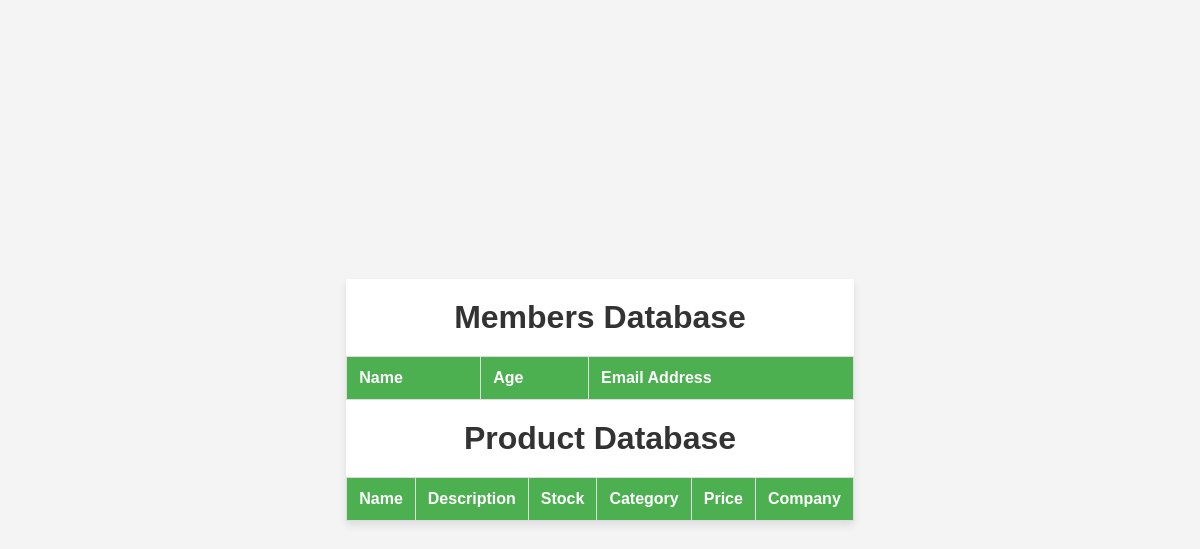
The app's page /playground/home/, older data.
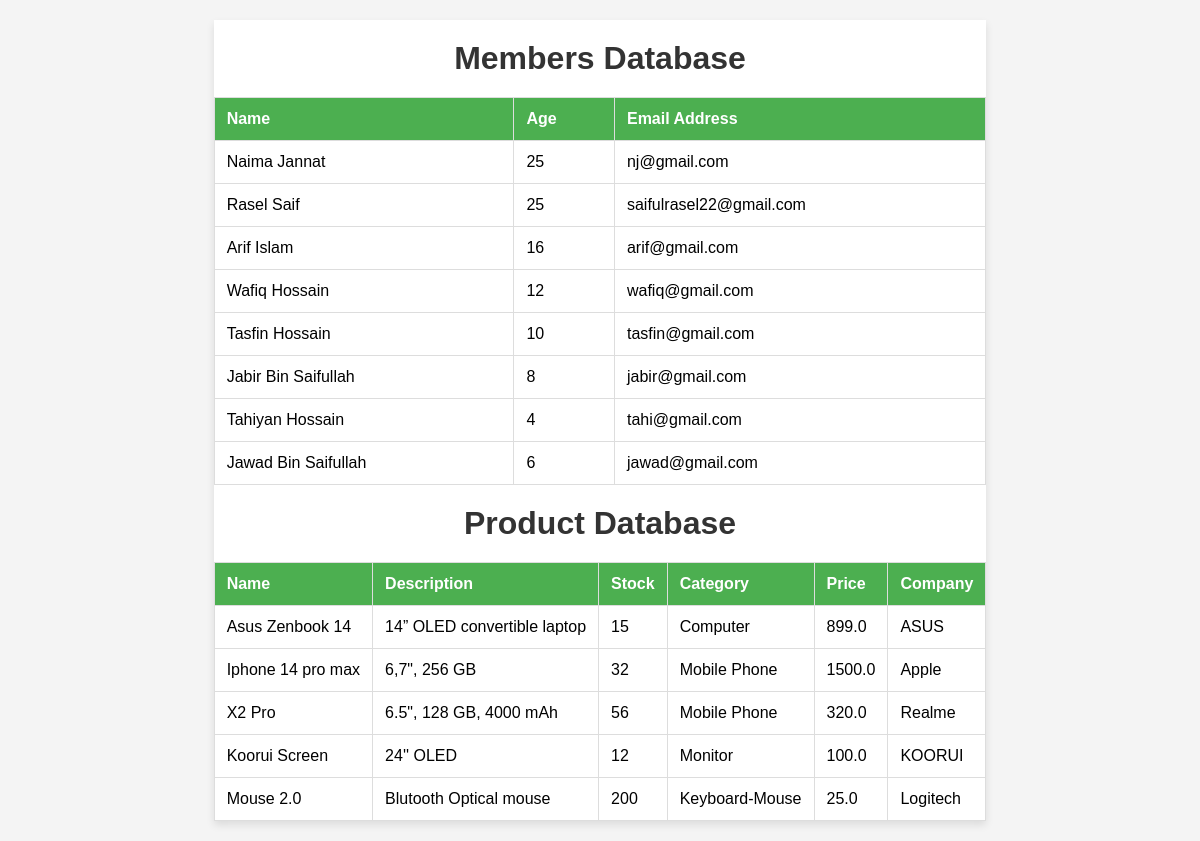
The same page, newer data.
### playground/models.py (models this page shows, shortened)
class Member(models.Model):
    fname = models.CharField(max_length=100)
    lname = models.CharField(max_length=100)
    email = models.EmailField(max_length=100)
    password = models.CharField(max_length=50)
    age = models.IntegerField()

class Product(models.Model):
    name = models.CharField(max_length=200)
    description = models.CharField(max_length=1000)
    stock = models.IntegerField()
    category = models.CharField(max_length=200)
    price = models.FloatField()
    company = models.CharField(max_length=500)

### playground/views.py (the view)
# urls.py: path("home/", views.home, name="home"),
def home(request):
    all_members = Member.objects.all # taking all member's objects in all_members var
    all_products = Product.objects.all
    return render(request, 'playground/home.html',
                  {
                      'all_items': all_members,
                      'all_products': all_products,
                  }
            ) # taking all in all_items. all_items is a var which will be used in home.html

### playground/templates/playground/home.html (shortened to what this page needs)
<!DOCTYPE html>
<html lang="en">
<head>
    {% load static %}
    <link rel="stylesheet" href="{% static 'playground/site.css' %}">
</head>
<body>
    <div class= "container">
        <h1>Members Database</h1>
        <table>
            <thead>
                <tr>
                    <th>Name</th>
                    <th>Age</th>
                    <th>Email Address</th>
                </tr>
            </thead>
            {% for member in all_items %}
            <tbody>
                <tr>
                    <td>{{ member.fname }} {{ member.lname }}</td>
                    <td>{{ member.age }}</td>
                    <td>{{ member.email }}</td>
                </tr>
            </tbody>
            {% endfor %}
        </table>
        <h1>Product Database</h1>
        <table>
            <thead>
                <tr>
                    <th>Name</th>
                    <th>Description</th>
                    <th>Stock</th>
                    <th>Category</th>
                    <th>Price</th>
                    <th>Company</th>
                </tr>
            </thead>
            {% for product in all_products %}
            <tbody>
                <tr>
                    <td>{{ product.name }}</td>
                    <td>{{ product.description }}</td>
                    <td>{{ product.stock }}</td>
                    <td>{{ product.category }}</td>
                    <td>{{ product.price }}</td>
                    <td>{{ product.company }}</td>
                </tr>
            </tbody>
            {% endfor %}
        </table>
    </div>
</body>
</html>

Row changes from the older to the newer data that the page shows:
added Member: fname "Naima", lname "Jannat", age "25", email "nj@gmail.com"
added Member: fname "Rasel", lname "Saif", age "25", email "saifulrasel22@gmail.com"
added Member: fname "Arif", lname "Islam", age "16", email "arif@gmail.com"
added Member: fname "Wafiq", lname "Hossain", age "12", email "wafiq@gmail.com"
added Member: fname "Tasfin", lname "Hossain", age "10", email "tasfin@gmail.com"
added Member: fname "Jabir", lname "Bin Saifullah", age "8", email "jabir@gmail.com"
added Member: fname "Tahiyan", lname "Hossain", age "4", email "tahi@gmail.com"
added Member: fname "Jawad", lname "Bin Saifullah", age "6", email "jawad@gmail.com"
added Product: name "Asus Zenbook 14", description "14” OLED convertible laptop", stock "15", category "Computer", price "899.0", company "ASUS"
added Product: name "Iphone 14 pro max", description "6,7\", 256 GB", stock "32", category "Mobile Phone", price "1500.0", company "Apple"
added Product: name "X2 Pro", description "6.5\", 128 GB, 4000 mAh", stock "56", category "Mobile Phone", price "320.0", company "Realme"
added Product: name "Koorui Screen", description "24'' OLED", stock "12", category "Monitor", price "100.0", company "KOORUI"
added Product: name "Mouse 2.0", description "Blutooth Optical mouse", stock "200", category "Keyboard-Mouse", price "25.0", company "Logitech"
